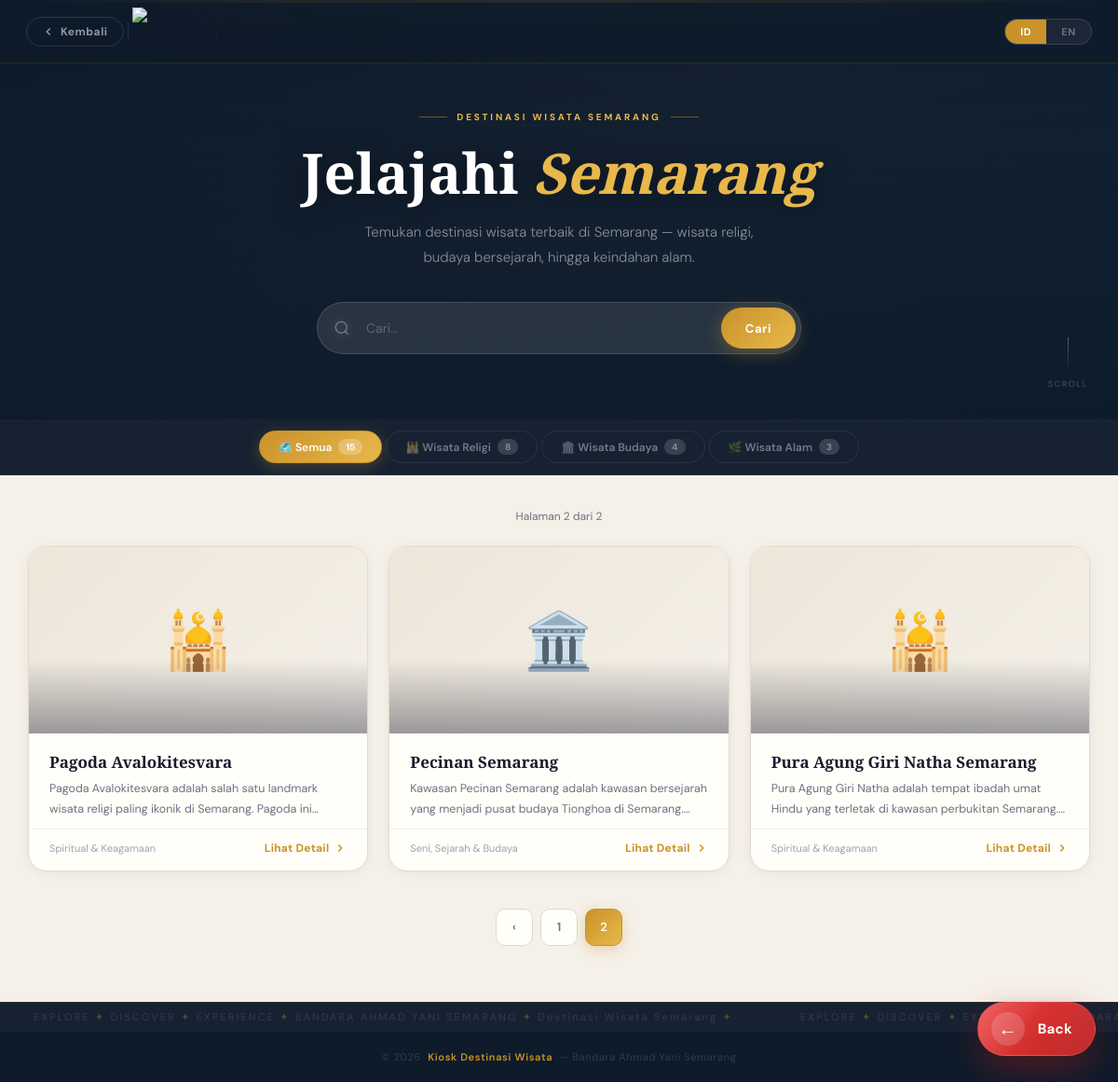
Screenshot of /exhall/destinasi_n/index.php?&p=2 with the database file from the repository.
### tables this page shows
CREATE TABLE `wisata` (
  `id` int(10) UNSIGNED NOT NULL,
  `nama` varchar(255) NOT NULL,
  `deskripsi` text NOT NULL,
  `type` tinyint(1) NOT NULL COMMENT '1=Religi, 2=Budaya, 3=Alam',
  `image` varchar(255) DEFAULT NULL,
  `qrlink` varchar(255) DEFAULT NULL,
  `lokasi` text COMMENT 'Embed iframe Google Maps',
  `status` tinyint(1) NOT NULL DEFAULT '1' COMMENT '1=Aktif, 0=Nonaktif',
  `created_at` timestamp NOT NULL DEFAULT CURRENT_TIMESTAMP,
  `updated_at` timestamp NOT NULL DEFAULT CURRENT_TIMESTAMP ON UPDATE CURRENT_TIMESTAMP,
  `views` int(11) DEFAULT '0'
);

### exhall/destinasi_n/define_lang.php (called while the page is built, shortened)
<?php
$lang = (int)$_SESSION['lang'];

### exhall/destinasi_n/config.php (called while the page is built, shortened)
<?php
function e($s): string {
    return htmlspecialchars($s ?? '', ENT_QUOTES, 'UTF-8');
}

### exhall/destinasi_n/index.php (the view, shortened to what this page needs)
<?php
require_once __DIR__ . '/config.php';
require_once __DIR__ . '/define_lang.php';
$proto = (!empty($_SERVER['HTTPS']) && $_SERVER['HTTPS']!=='off') ? 'https' : 'http';
$host  = $_SERVER['HTTP_HOST'];
$dir   = rtrim(dirname($_SERVER['SCRIPT_NAME']), '/\\');
$base  = "../../destinasi_n/";
$parentDir = rtrim(dirname($dir), '/\\');
$backUrl   = $proto . '://' . $host . $parentDir . '/';
$typeFilter = isset($_GET['type']) ? (int)$_GET['type'] : 0;
$search     = isset($_GET['q'])    ? trim($_GET['q'])   : '';
$page       = max(1, (int)($_GET['p'] ?? 1));
$perPage    = 12;
$offset     = ($page - 1) * $perPage;
$where = 'status = 1';
$totalRows   = (int)$mysqli->query("SELECT COUNT(*) FROM wisata WHERE $where")->fetch_row()[0];
$totalPages  = (int)ceil($totalRows / $perPage);
$destinations = $mysqli->query(
    "SELECT id, nama, deskripsi, type, image FROM wisata WHERE $where ORDER BY id ASC LIMIT $perPage OFFSET $offset"
)->fetch_all(MYSQLI_ASSOC);
$countAll    = (int)$mysqli->query("SELECT COUNT(*) FROM wisata WHERE status=1")->fetch_row()[0];
$countReligi = (int)$mysqli->query("SELECT COUNT(*) FROM wisata WHERE status=1 AND type=1")->fetch_row()[0];
$countBudaya = (int)$mysqli->query("SELECT COUNT(*) FROM wisata WHERE status=1 AND type=2")->fetch_row()[0];
$countAlam   = (int)$mysqli->query("SELECT COUNT(*) FROM wisata WHERE status=1 AND type=3")->fetch_row()[0];
$TYPE_LABEL    = [1 => wisata_religi, 2 => wisata_budaya, 3 => wisata_alam];
$TYPE_KET      = [1 => ket_religi,   2 => ket_budaya,    3 => ket_alam];
$heroImgs = [];
?>
<!DOCTYPE html>
<html lang="<?= $lang===1?'en':'id' ?>">
<head>
</head>
<body>
<header class="hdr" id="hdr">
  <div class="hdr-l">
    <a class="back" href="<?= $backUrl ?>">
      <svg width="14" height="14" viewBox="0 0 24 24" fill="none" stroke="currentColor" stroke-width="2.5">
        <polyline points="15 18 9 12 15 6"/>
      </svg>
      <?= _t_back ?>
    </a>
    <img src="<?= $base ?>admin/public/gambar/logo-bandara.png" alt="Jenderal Ahmad Yani International Airport" class="hdr-logo">
  </div>
  <div class="lang-sw">
    <a href="switch_lang.php?lang=2" class="lb <?= $lang===2?'on':'' ?>">ID</a>
    <a href="switch_lang.php?lang=1" class="lb <?= $lang===1?'on':'' ?>">EN</a>
  </div>
</header>
<section class="hero" id="hero">
  <?php if (!empty($heroImgs)): ?>
    <?php foreach ($heroImgs as $i => $img): ?>
      <div class="hero-slide <?= $i===0?'active':'' ?>"
           style="background-image:url('<?= e($img) ?>')"></div>
    <?php endforeach; ?>
  <?php else: ?>
    <div class="hero-slide active" style="background:linear-gradient(135deg,#0D1B2A 0%,#162232 50%,#0f2234 100%)"></div>
  <?php endif; ?>
  <div class="hero-overlay"></div>
  <div class="hero-inner">
    <div class="hero-eyebrow"><?= dest_wis_smg ?></div>
    <h1 class="hero-h1">
      <?= $lang===1 ? 'Discover <em>Semarang</em>' : 'Jelajahi <em>Semarang</em>' ?>
    </h1>
    <p class="hero-p">
      <?= $lang===1
        ? 'Explore the best tourist destinations in Semarang — religious sites, cultural heritage, and natural wonders.'
        : 'Temukan destinasi wisata terbaik di Semarang — wisata religi, budaya bersejarah, hingga keindahan alam.' ?>
    </p>
    <form class="srch" method="GET" action="index.php">
      <svg class="ico" viewBox="0 0 24 24" fill="none" stroke="currentColor" stroke-width="2">
        <circle cx="11" cy="11" r="8"/><line x1="21" y1="21" x2="16.65" y2="16.65"/>
      </svg>
      <input type="text" name="q" value="<?= e($search) ?>" placeholder="<?= src ?>...">
      <button type="submit"><?= src ?></button>
    </form>
  </div>
  <div class="hero-scroll">
    SCROLL
  </div>
</section>
<div class="cats-wrap">
  <div class="cats">
    <?php
      $qs = $search ? '?q='.urlencode($search) : '';
      $cats = [
        0 => ['ico'=>'🗺️', 'label'=>all_cat,      'cnt'=>$countAll,    'url'=>'index.php'.$qs],
        1 => ['ico'=>'🕌', 'label'=>wisata_religi, 'cnt'=>$countReligi, 'url'=>'index.php?type=1'.($search?'&q='.urlencode($search):'')],
        2 => ['ico'=>'🏛️', 'label'=>wisata_budaya, 'cnt'=>$countBudaya, 'url'=>'index.php?type=2'.($search?'&q='.urlencode($search):'')],
        3 => ['ico'=>'🌿', 'label'=>wisata_alam,   'cnt'=>$countAlam,   'url'=>'index.php?type=3'.($search?'&q='.urlencode($search):'')],
      ];
      foreach ($cats as $k => $c):
    ?>
    <a href="<?= $c['url'] ?>" class="cat <?= $typeFilter===$k?'on':'' ?>">
      <?= $c['ico'] ?> <?= $c['label'] ?>
      <span class="cat-n"><?= $c['cnt'] ?></span>
    </a>
    <?php endforeach; ?>
  </div>
</div>
<div class="wrap">
  <?php if ($search || $typeFilter): ?>
    <p class="meta">
      <strong><?= $totalRows ?></strong> <?= results ?>
      <?php if ($typeFilter): ?> &middot; <?= $TYPE_LABEL[$typeFilter] ?><?php endif; ?>
      <?php if ($search): ?> &middot; "<?= e($search) ?>"<?php endif; ?>
      <a href="index.php">✕ Reset</a>
    </p>
  <?php elseif ($page > 1): ?>
    <p class="meta">Halaman <?= $page ?> dari <?= $totalPages ?></p>
  <?php endif; ?>
  <?php if (empty($destinations)): ?>
    <div class="empty">
      <div class="empty-ico">🗺️</div>
      <h3><?= no_result ?></h3>
      <p><?= $lang===1 ? 'Try a different keyword or category.' : 'Coba kata kunci atau kategori lain.' ?></p>
    </div>
  <?php else: ?>
    <div class="grid">
      <?php foreach ($destinations as $d):
        $t      = (int)$d['type'];
      ?>
      <a class="dc" href="wisata.php?id=<?= (int)$d['id'] ?>">
        <div class="dc-img-w">
        </div>
        <div class="dc-body">
          <div class="dc-name"><?= e($d['nama']) ?></div>
          <div class="dc-desc"><?= e(mb_substr(strip_tags($d['deskripsi']), 0, 120)) ?></div>
        </div>
        <div class="dc-foot">
          <span class="dc-ket"><?= $TYPE_KET[$t] ?></span>
          <span class="dc-det">
            <?= detail ?>
            <svg width="14" height="14" viewBox="0 0 24 24" fill="none" stroke="currentColor" stroke-width="2.5">
              <polyline points="9 18 15 12 9 6"/>
            </svg>
          </span>
        </div>
      </a>
      <?php endforeach; ?>
    </div>
    <?php if ($totalPages > 1): ?>
    <div class="pagination-wrap">
      <?php if ($page > 1): ?>
        <a class="pg-btn" href="?<?= http_build_query(array_filter(['q'=>$search,'type'=>$typeFilter?:null])) ?>&p=<?= $page-1 ?>">‹</a>
      <?php endif; ?>
      <?php for ($p = max(1,$page-2); $p <= min($totalPages,$page+2); $p++): ?>
        <a class="pg-btn <?= $p===$page?'on':'' ?>"
           href="?<?= http_build_query(array_filter(['q'=>$search,'type'=>$typeFilter?:null])) ?>&p=<?= $p ?>"><?= $p ?></a>
      <?php endfor; ?>
    </div>
    <?php endif; ?>
  <?php endif; ?>
</div>
<div class="mq-wrap">
  <div class="mq-inner">
    <?php for ($i=0;$i<4;$i++): ?>
    <span class="mq-txt">EXPLORE <span>✦</span> DISCOVER <span>✦</span> EXPERIENCE <span>✦</span> BANDARA AHMAD YANI SEMARANG <span>✦</span> <?= dest_wis_smg ?> <span>✦</span></span>
    <?php endfor; ?>
  </div>
</div>
<footer>
  <p>© <?= date('Y') ?> &nbsp;<span>Kiosk Destinasi Wisata</span>&nbsp; — Bandara Ahmad Yani Semarang</p>
</footer>
<a href="../" class="floating-back-btn">
    <span class="back-arrow">←</span>
    <span>Back</span>
</a>
</body>
</html>

### exhall/destinasi_n/index.php (style rules this page uses)
.floating-back-btn { position: fixed; right: 24px; bottom: 28px; height: 58px; padding: 0 24px 0 14px; background: linear-gradient(135deg,#ef4444,#b91c1c); color: #ffffff; border-radius: 999px; display: flex; align-items: center; gap: 14px; text-decoration: none; font-family: 'DM Sans', sans-serif; font-size: 15px; font-weight: 700; letter-spacing: .02em; z-index: 9999; border: 1px solid rgba(255,255,255,.14); box-shadow: 0 14px 34px rgba(185,28,28,.38), 0 4px 12px rgba(0,0,0,.18); transition: transform .25s ease, box-shadow .25s ease, background .25s ease; overflow: hidden; }
.floating-back-btn::before { content: ''; position: absolute; inset: 0; background: linear-gradient( 120deg, rgba(255,255,255,.16), transparent 45%, transparent 55%, rgba(255,255,255,.08) ); pointer-events: none; }
.back-arrow { width: 36px; height: 36px; min-width: 36px; border-radius: 50%; background: rgba(255,255,255,.16); display: flex; align-items: center; justify-content: center; font-size: 20px; font-weight: 700; line-height: 1; transition: transform .25s ease, background .25s ease; }

### rows the page displays
wisata: nama "Pagoda Avalokitesvara", deskripsi "Pagoda Avalokitesvara adalah salah satu landmark wisata religi paling ikonik di Semarang. Pagoda…", type "Spiritual & Keagamaan"
wisata: nama "Pecinan Semarang", deskripsi "Kawasan Pecinan Semarang adalah kawasan bersejarah yang menjadi pusat budaya Tionghoa di…", type "Seni, Sejarah & Budaya"
wisata: nama "Pura Agung Giri Natha Semarang", deskripsi "Pura Agung Giri Natha adalah tempat ibadah umat Hindu yang terletak di kawasan perbukitan…", type "Spiritual & Keagamaan"

### other values shown
_t_back "Kembali"
dest_wis_smg "DESTINASI WISATA SEMARANG"
src "Cari"
$c['ico'] "🗺️"
$c['label'] "Semua"
$c['cnt'] "15"
$c['ico'] "🕌"
$c['label'] "Wisata Religi"
$c['cnt'] "8"
$c['ico'] "🏛️"
$c['label'] "Wisata Budaya"
$c['cnt'] "4"
$c['ico'] "🌿"
$c['label'] "Wisata Alam"
$c['cnt'] "3"
